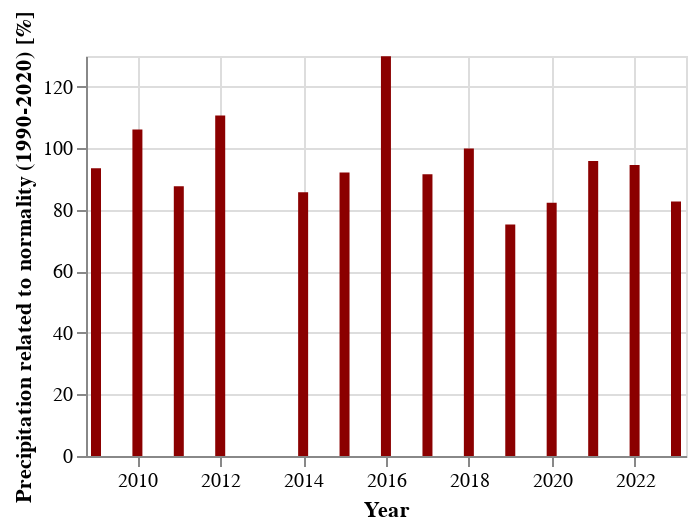

The code cell stored with this chart in its notebook:
### Code cell
selector = selection = alt.selection_point(fields=['Origin', 'Cylinders'])

roi_bars = alt.Chart(pasvik_summer).mark_bar().encode(
    x = alt.X("Date", title="Year"
),
    y = alt.Y("Prec_norm:Q", 
              title="Precipitation related to normality (1990-2020) [%]"
),
    color= alt.condition(
        selector, 
        alt.value("darkred"),
        alt.value("lightgrey")),
        tooltip=["Prec_norm"] # display ROI and online properties on mouseover
).add_selection(
    selector
).properties(
    width=300,
    height=200
)

roi_bars

### Figure 1 — Vega-Lite specification as saved in the notebook (floating-point values rounded to 4 significant figures)
{"config": {"view": {"continuousWidth": 300, "continuousHeight": 300}}, "data": {"name": "data-1987a0438465e2b186ec06c7ab7eef9e"}, "mark": {"type": "bar"}, "encoding": {"color": {"condition": {"param": "param_8", "value": "darkred"}, "value": "lightgrey"}, "tooltip": [{"field": "Prec_norm", "type": "quantitative"}], "x": {"field": "Date", "title": "Year", "type": "temporal"}, "y": {"field": "Prec_norm", "title": "Precipitation related to normality (1990-2020) [%]", "type": "quantitative"}}, "height": 200, "params": [{"name": "param_8", "select": {"type": "point", "fields": ["Origin", "Cylinders"]}}], "width": 300, "$schema": "https://vega.github.io/schema/vega-lite/v5.17.0.json", "datasets": {"data-1987a0438465e2b186ec06c7ab7eef9e": [{"Name": "Pasvik - Svanvik", "Station": "SN99460", "Date": "2009-01-01T00:00:00", "Prec_norm": 93.5, "Prec_mm": 294.6, "Month": "apr", "Year": 2009}, {"Name": "Pasvik - Svanvik", "Station": "SN99460", "Date": "2010-01-01T00:00:00", "Prec_norm": 106.1, "Prec_mm": 334.2, "Month": "apr", "Year": 2010}, {"Name": "Pasvik - Svanvik", "Station": "SN99460", "Date": "2011-01-01T00:00:00", "Prec_norm": 87.7, "Prec_mm": 276.3, "Month": "apr", "Year": 2011}, {"Name": "Pasvik - Svanvik", "Station": "SN99460", "Date": "2012-01-01T00:00:00", "Prec_norm": 110.7, "Prec_mm": 348.8, "Month": "apr", "Year": 2012}, {"Name": "Pasvik - Svanvik", "Station": "SN99460", "Date": "2014-01-01T00:00:00", "Prec_norm": 85.7, "Prec_mm": 270.1, "Month": "apr", "Year": 2014}, {"Name": "Pasvik - Svanvik", "Station": "SN99460", "Date": "2015-01-01T00:00:00", "Prec_norm": 92.1, "Prec_mm": 290.3, "Month": "apr", "Year": 2015}, {"Name": "Pasvik - Svanvik", "Station": "SN99460", "Date": "2016-01-01T00:00:00", "Prec_norm": 129.9, "Prec_mm": 409.2, "Month": "apr", "Year": 2016}, {"Name": "Pasvik - Svanvik", "Station": "SN99460", "Date": "2017-01-01T00:00:00", "Prec_norm": 91.6, "Prec_mm": 288.5, "Month": "apr", "Year": 2017}, {"Name": "Pasvik - Svanvik", "Station": "SN99460", "Date": "2018-01-01T00:00:00", "Prec_norm": 99.9, "Prec_mm": 314.9, "Month": "apr", "Year": 2018}, {"Name": "Pasvik - Svanvik", "Station": "SN99460", "Date": "2019-01-01T00:00:00", "Prec_norm": 75.2, "Prec_mm": 237.1, "Month": "apr", "Year": 2019}, {"Name": "Pasvik - Svanvik", "Station": "SN99460", "Date": "2020-01-01T00:00:00", "Prec_norm": 82.3, "Prec_mm": 259.4, "Month": "apr", "Year": 2020}, {"Name": "Pasvik - Svanvik", "Station": "SN99460", "Date": "2021-01-01T00:00:00", "Prec_norm": 95.9, "Prec_mm": 302.2, "Month": "apr", "Year": 2021}, {"Name": "Pasvik - Svanvik", "Station": "SN99460", "Date": "2022-01-01T00:00:00", "Prec_norm": 94.6, "Prec_mm": 297.9, "Month": "apr", "Year": 2022}, {"Name": "Pasvik - Svanvik", "Station": "SN99460", "Date": "2023-01-01T00:00:00", "Prec_norm": 82.7, "Prec_mm": 260.6, "Month": "apr", "Year": 2023}]}}
